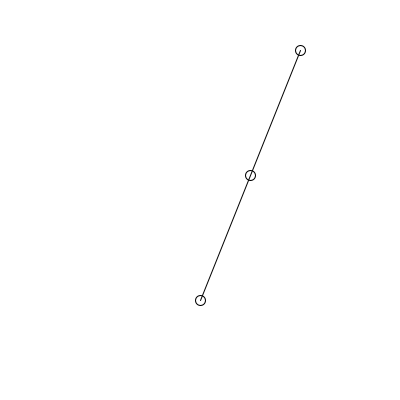
Frame 1 (no input)
Frame 60 (the mouse pressed at the canvas centre just before this capture): identical to frame 1, image omitted
Frame 120 (the mouse held since frame 60 and released just before this capture): identical to frame 1, image omitted

The Processing sketch that drew this single still picture (run headless with seeded random() and noise(); from frame 60 on, the mouse is pressed at the canvas centre):

// Processing sketch: test_deplacement_courbe
// ── test_deplacement_courbe.pde

Point p1;
Point p2;
Point p3;

  boolean firstLoop = true;

void setup() {
  
  size(400,400);
  
  p1 = new Point(200,300);
  p2 = new Point(300,50);
  
  
  
  p3 = new Point(int((p1.pos.x+p2.pos.x)/2) , int((p1.pos.y+p2.pos.y)/2));
}



void draw() {
  
  if (firstLoop || mousePressed) {
    background(255);
    
    p1.affichage();
    p2.affichage();
    
      //on dessine la courbe
      
        //calcul du point de control de fin à mettre au milieu
          
          p3.affichage();
      
        bezier(p1.pos.x,p1.pos.y , p1.pos.x,p1.pos.y , p3.pos.x,p3.pos.y , p2.pos.x,p2.pos.y);
        
        
        /*
          On doit donc créer une classe Ligne avec une orientation donné par le deuxième point de contrôle.
          => et marche mieux avec les lignes de bezier (plus simple à utiliser en tout cas).
        */
    
  }


  firstLoop = false;
}
// ── Point.pde



class Point {
  
  //PARAMETRES
    PVector pos;
    
    //pour affichage
      int taille = 10;
    
  
  //CONSTRUCTEURS
    Point(int x , int y) {
      pos = new PVector(x,y);
    }
    
    
  
  //METHODES
    //PUBLICS
      public void affichage() {
        deplacement();
        
        noFill();
        stroke(0);
        ellipse(pos.x,pos.y,taille,taille);
      }//fin affichage
      
      
      public boolean over(int x , int y) {
        return (pow(taille,2) >= pow(x-pos.x,2) + pow(y-pos.y,2));
      }//fin over
      
      
    //PRIVEES
      private void deplacement() {
        if (mousePressed && over(mouseX,mouseY) && mouseButton == 37) {
          pos = new PVector(mouseX , mouseY);
        }
      }//fin deplacement
    
}
